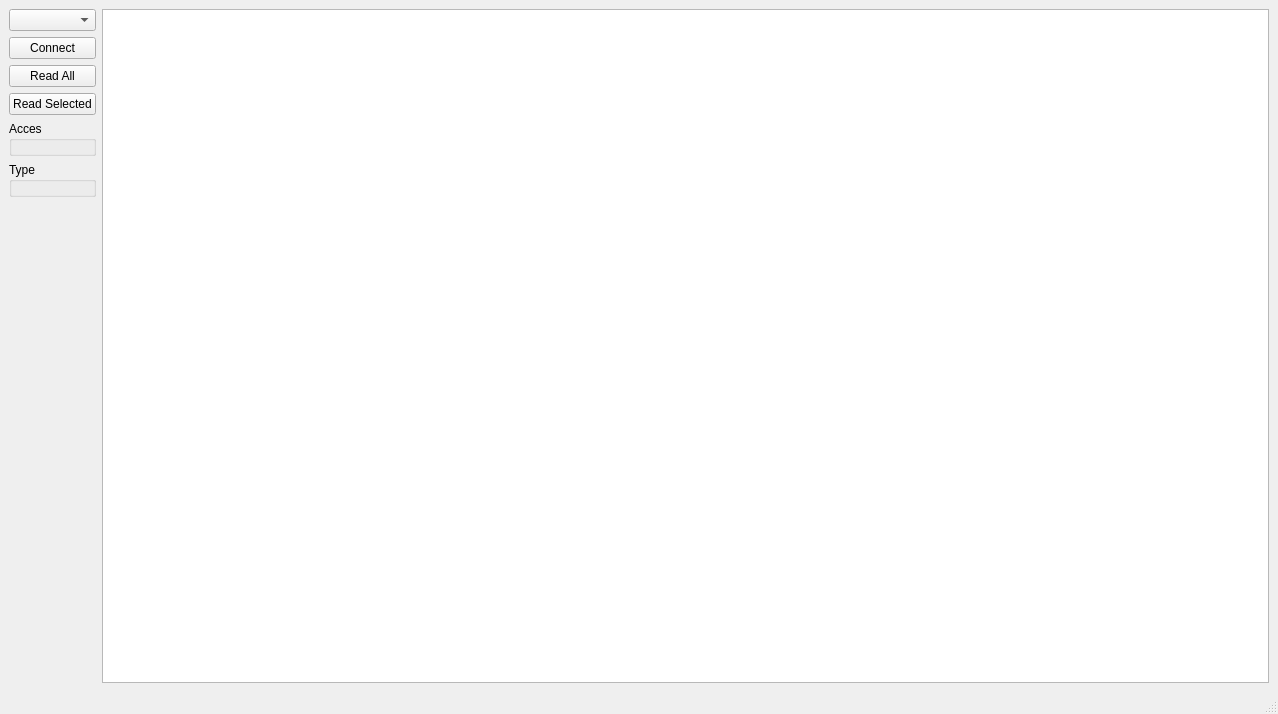
<?xml version="1.0" encoding="UTF-8"?>
<ui version="4.0">
 <class>Flowmeter</class>
 <widget class="QMainWindow" name="Flowmeter">
  <property name="geometry">
   <rect>
    <x>0</x>
    <y>0</y>
    <width>1278</width>
    <height>714</height>
   </rect>
  </property>
  <property name="windowTitle">
   <string>MainWindow</string>
  </property>
  <widget class="QWidget" name="centralwidget">
   <layout class="QHBoxLayout" name="horizontalLayout" stretch="0,1">
    <item>
     <layout class="QVBoxLayout" name="verticalLayout">
      <item>
       <widget class="QComboBox" name="cbxPorts"/>
      </item>
      <item>
       <widget class="QPushButton" name="pbConnect">
        <property name="text">
         <string>Connect</string>
        </property>
       </widget>
      </item>
      <item>
       <widget class="QPushButton" name="pbReadAll">
        <property name="text">
         <string>Read All</string>
        </property>
       </widget>
      </item>
      <item>
       <widget class="QPushButton" name="pbReadSelected">
        <property name="text">
         <string>Read Selected</string>
        </property>
       </widget>
      </item>
      <item>
       <widget class="QGroupBox" name="grbxAcces">
        <property name="title">
         <string>Acces</string>
        </property>
        <layout class="QVBoxLayout" name="vlayAcces">
         <property name="leftMargin">
          <number>6</number>
         </property>
         <property name="topMargin">
          <number>6</number>
         </property>
         <property name="rightMargin">
          <number>6</number>
         </property>
         <property name="bottomMargin">
          <number>6</number>
         </property>
        </layout>
       </widget>
      </item>
      <item>
       <widget class="QGroupBox" name="grbxType">
        <property name="title">
         <string>Type</string>
        </property>
        <layout class="QVBoxLayout" name="vlayType">
         <property name="leftMargin">
          <number>6</number>
         </property>
         <property name="topMargin">
          <number>6</number>
         </property>
         <property name="rightMargin">
          <number>6</number>
         </property>
         <property name="bottomMargin">
          <number>6</number>
         </property>
        </layout>
       </widget>
      </item>
      <item>
       <spacer name="verticalSpacer">
        <property name="orientation">
         <enum>Qt::Vertical</enum>
        </property>
        <property name="sizeHint" stdset="0">
         <size>
          <width>20</width>
          <height>40</height>
         </size>
        </property>
       </spacer>
      </item>
     </layout>
    </item>
    <item>
     <widget class="QTableView" name="tableView">
      <property name="alternatingRowColors">
       <bool>true</bool>
      </property>
      <property name="selectionBehavior">
       <enum>QAbstractItemView::SelectRows</enum>
      </property>
      <property name="sortingEnabled">
       <bool>true</bool>
      </property>
     </widget>
    </item>
   </layout>
  </widget>
  <widget class="QMenuBar" name="menubar">
   <property name="geometry">
    <rect>
     <x>0</x>
     <y>0</y>
     <width>1278</width>
     <height>21</height>
    </rect>
   </property>
  </widget>
  <widget class="QStatusBar" name="statusbar"/>
 </widget>
 <resources/>
 <connections/>
</ui>
